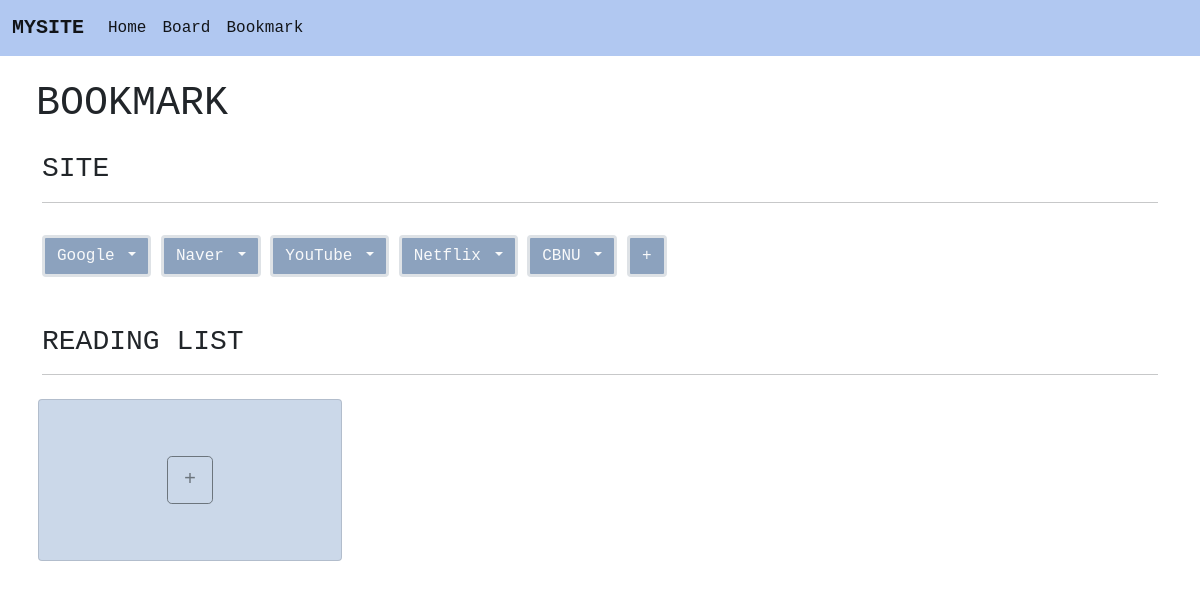
The page /book/ on the database as committed earlier.
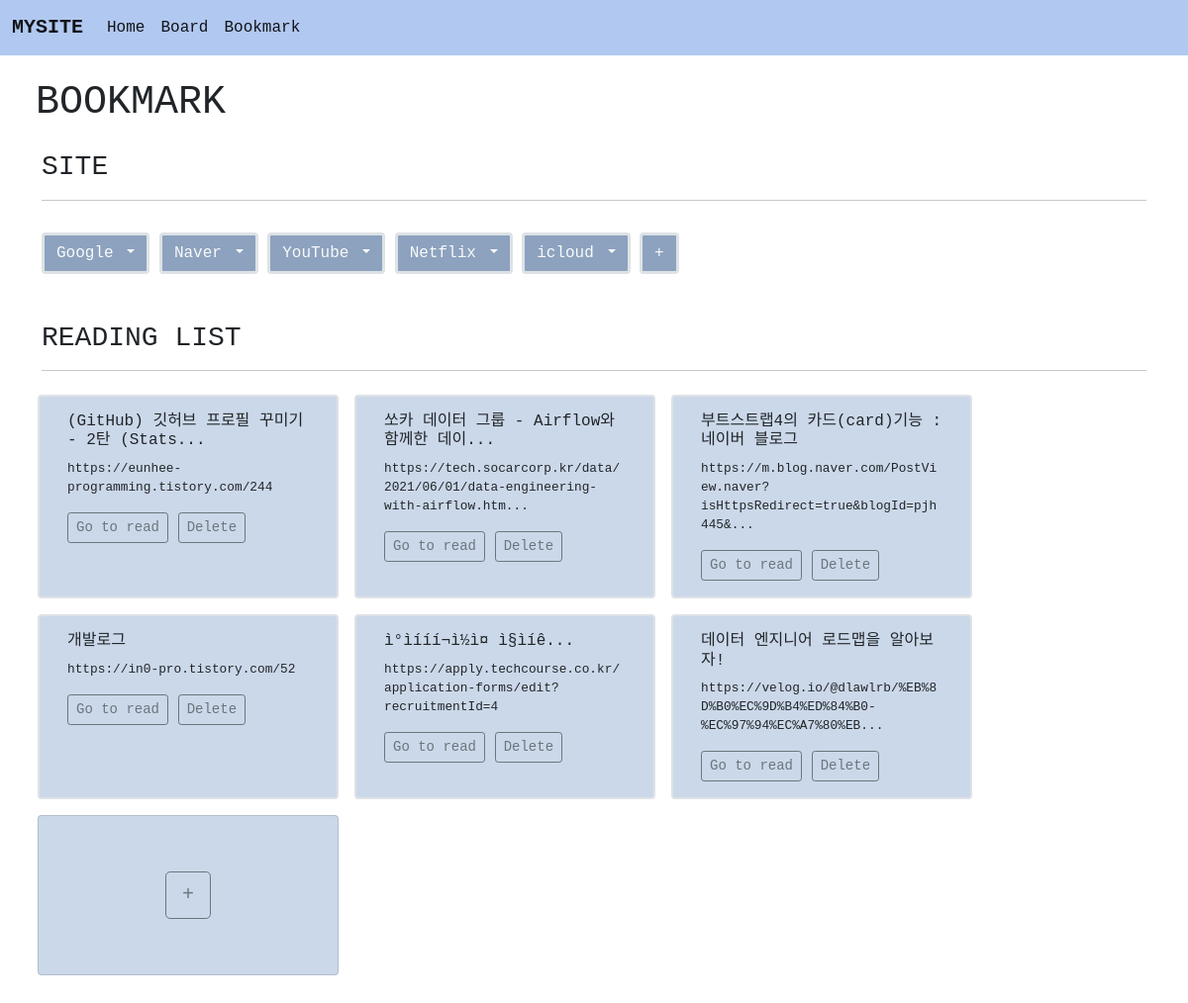
The same page on the database as committed later.
### book/models.py (models this page shows, shortened)
class Book(models.Model):
    site_name = models.CharField(max_length=30)
    site_url = models.TextField()

class Read(models.Model):
    read_url = models.TextField()
    title = models.CharField(max_length=100,null = True)
    def summary(self):
        if len(self.read_url) >= 75:
            return self.read_url[:75] + "..."
        return self.read_url
    def t_summary(self):
        if len(self.title) >= 32:
            return self.title[:32] + "..."
        return self.title

### book/views.py (the view)
# urls.py: path('', views.index, name = 'index'),
def index(request):
    b=Book.objects.all()
    r=Read.objects.all()
    context={
        'blist' : b,
        'rlist' : r,
    }
    return render(request, 'book/index.html', context)

### template/book/index.html (shortened to what this page needs)
{% extends 'base.html' %}
{% block content %}
<div class = 'container m-4 jm'>
    <H1>BOOKMARK</H1>
</div>
<div class = 'container mt-4 jm'>
    <h3>SITE</h3>
    <hr>
</div>
<div class = 'dropdown container mt-3 jm'>
    {% for i in blist %}
    <button class="border border-3 btn btn-outline-light dropdown-toggle mt-3" style = 'background-color: rgb(140, 162, 190);' type="button" data-bs-toggle="dropdown" aria-expanded="false">
        {{ i.site_name }}
    </button>
    {% endfor%}
    <a href = "{% url 'book:create' %}"><button type="button" class="border border-3 btn btn-outline-light mt-3" style = 'background-color: rgb(140, 162, 190);'>+</button></a>
</div>
<div class = 'container mt-5 jm'>
    <h3>READING LIST</h3>
    <hr>
</div>
<div class = 'container mt-3 mb-5'>
    <div class = 'row jm'>
        {% for j in rlist %}
        <div class="border border-2 col-4 m-2 card" style="width: 19rem; background-color: rgba(176, 196, 222, 0.658); ">
            <div class="card-body">
                <h5 class="card-title" style="font-size: 100%;">{{ j.t_summary }}</h5>
                <p class="card-text" style="font-size: 80%;">{{ j.summary }}</p>
                <a href="{{ j.read_url }}" target = '_blank' class="btn btn-outline-secondary btn-sm">
                    Go to read
                </a>
                <a href="{% url 'book:r_delete' j.id %}"><button class = "btn btn-outline-secondary btn-sm">
                    Delete
                </button></a>
            </div>
        </div>
        {% endfor %}
        <div class='m-2 card' style="width: 19rem; background-color: rgba(176, 196, 222, 0.658);">
            <div class="card-body" style="margin:0 auto;">
                <a href = "{% url 'book:r_create' %}" class = "btn btn-outline-secondary btn-lg" style = "margin:40px auto;">+</a>
            </div>
        </div>
    </div>
</div>
{% endblock %}

Rows that differ between the two databases and show on the page:
removed Book: site_name "CBNU"
added Book: site_name "icloud"
added Read: t_summary "(GitHub) 깃허브 프로필 꾸미기 - 2탄 (Stats...", summary "https://eunhee-programming.tistory.com/244"
added Read: t_summary "쏘카 데이터 그룹 - Airflow와 함께한 데이...", summary "https://tech.socarcorp.kr/data/2021/06/01/data-engineering-with-airflow.htm..."
added Read: t_summary "부트스트랩4의 카드(card)기능 : 네이버 블로그", summary "https://m.blog.naver.com/PostView.naver?isHttpsRedirect=true&blogId=pjh445&..."
added Read: t_summary "개발로그", summary "https://in0-pro.tistory.com/52"
added Read: t_summary "ì°ìíí í¬ì½ì¤ ì§ìíê...", summary "https://apply.techcourse.co.kr/application-forms/edit?recruitmentId=4"
added Read: t_summary "데이터 엔지니어 로드맵을 알아보자!", summary "https://velog.io/@dlawlrb/%EB%8D%B0%EC%9D%B4%ED%84%B0-%EC%97%94%EC%A7%80%EB..."
